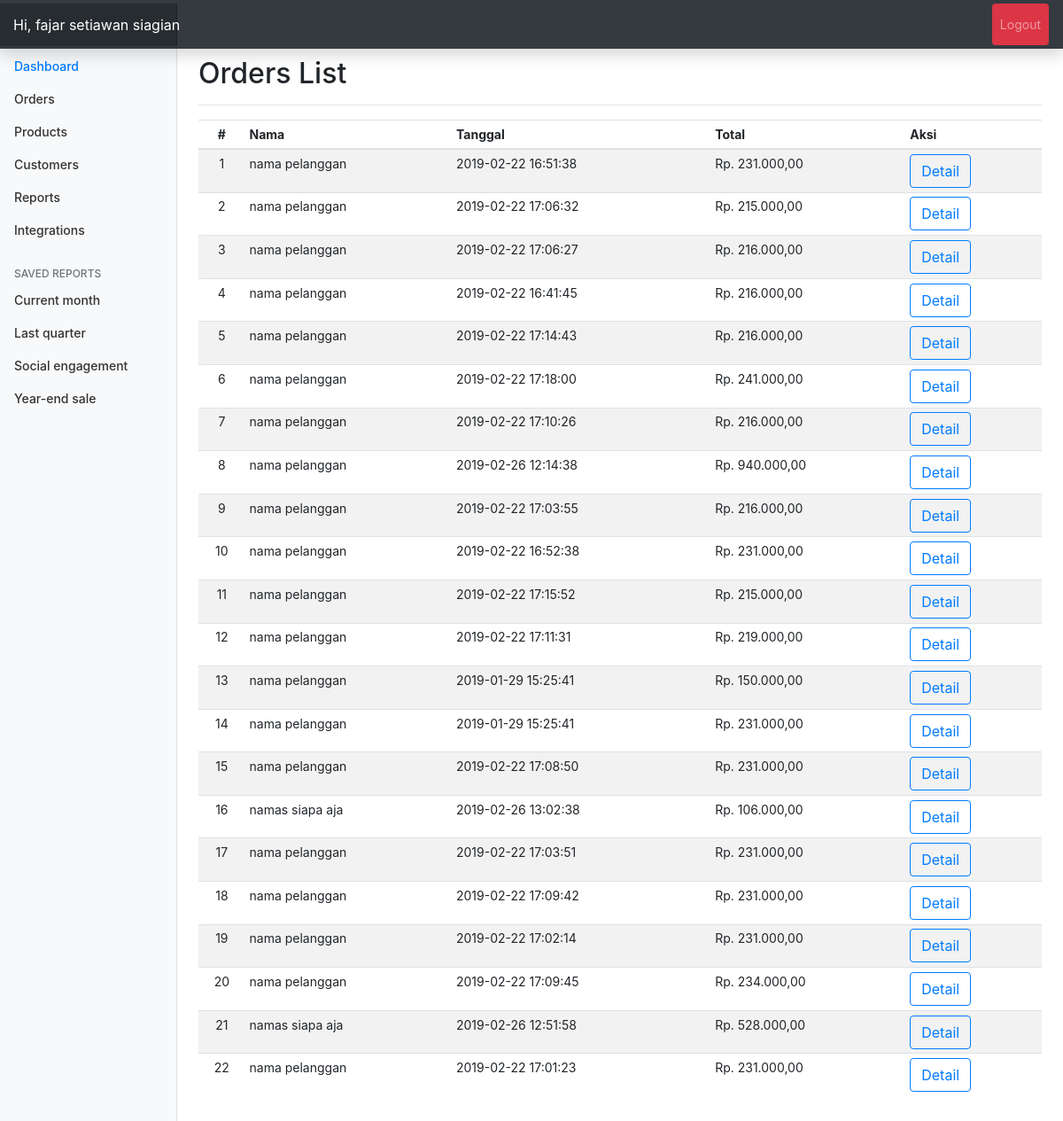
The app's page /admin/index.php?page=orders (signed in) with its own data.
### tables this page shows
CREATE TABLE `orders` (
  `id_orders` varchar(50) NOT NULL,
  `id_pelanggan` varchar(50) NOT NULL,
  `id_ongkir` int(10) NOT NULL,
  `total_orders` decimal(10,0) NOT NULL,
  `kota` varchar(100) NOT NULL,
  `tarif` decimal(10,0) NOT NULL,
  `alamat_kirim` text NOT NULL,
  `created_at` datetime NOT NULL DEFAULT CURRENT_TIMESTAMP
);

CREATE TABLE `customers` (
  `id_pelanggan` varchar(50) NOT NULL,
  `email_pelanggan` varchar(100) NOT NULL,
  `pass_pelanggan` varchar(100) NOT NULL,
  `nm_pelanggan` varchar(255) NOT NULL,
  `telp_pelanggan` varchar(20) NOT NULL,
  `alamat` text NOT NULL,
  `registered` datetime NOT NULL DEFAULT CURRENT_TIMESTAMP
);

### function/rupiah.php (called while the page is built)
<?php
function rupiah($angka){
	$hasil = "Rp.  " . number_format($angka, 2, ',', '.');
	return $hasil;
}
?>

### admin/orders.php (the view)
<div class="d-flex justify-content-between flex-wrap flex-md-nowrap align-items-center pt-3 pb-2 mb-3 border-bottom">
	<h1 class="h2">Orders List</h1>
</div>
<div class="table-responsive">
	<table class="table table-striped table-sm">
		<thead>
			<tr>
				<th class="text-center">#</th>
				<th>Nama</th>
				<th>Tanggal</th>
				<th>Total</th>
				<th>Aksi</th>
			</tr>
		</thead>
		<tbody>
			<?php
			$no = 1;
			$query_orders = "SELECT
							    orders.*,
							    customers.nm_pelanggan
							FROM
							    orders
							LEFT JOIN customers USING(id_pelanggan)";
			$sql_orders = mysqli_query($koneksi, $query_orders) or die(mysqli_error($koneksi));
			while($orders = mysqli_fetch_assoc($sql_orders)):
			?>
			<tr>
				<td align="center"><?=$no++;?></td>
				<td><?=$orders['nm_pelanggan'];?></td>
				<td><?=$orders['created_at'];?></td>
				<td><?=rupiah($orders['total_orders']);?></td>
				<td>
					<a href="index.php?page=detail&id=<?=$orders['id_orders'];?>" class="btn btn-outline-primary">Detail</a>
				</td>
			</tr>
			<?php
			endwhile;
			?>
		</tbody>
	</table>
</div>

### admin/assets/css/admin.css (style rules this page uses)
body { font-size: .875rem; }

### records on screen
orders: id_pelanggan.nm_pelanggan "nama pelanggan", created_at "2019-02-22 16:51:38", total_orders "Rp. 231.000,00"
orders: id_pelanggan.nm_pelanggan "nama pelanggan", created_at "2019-02-22 17:06:32", total_orders "Rp. 215.000,00"
orders: id_pelanggan.nm_pelanggan "nama pelanggan", created_at "2019-02-22 17:06:27", total_orders "Rp. 216.000,00"
orders: id_pelanggan.nm_pelanggan "nama pelanggan", created_at "2019-02-22 16:41:45", total_orders "Rp. 216.000,00"
orders: id_pelanggan.nm_pelanggan "nama pelanggan", created_at "2019-02-22 17:14:43", total_orders "Rp. 216.000,00"
orders: id_pelanggan.nm_pelanggan "nama pelanggan", created_at "2019-02-22 17:18:00", total_orders "Rp. 241.000,00"
orders: id_pelanggan.nm_pelanggan "nama pelanggan", created_at "2019-02-22 17:10:26", total_orders "Rp. 216.000,00"
orders: id_pelanggan.nm_pelanggan "nama pelanggan", created_at "2019-02-26 12:14:38", total_orders "Rp. 940.000,00"
orders: id_pelanggan.nm_pelanggan "nama pelanggan", created_at "2019-02-22 17:03:55", total_orders "Rp. 216.000,00"
orders: id_pelanggan.nm_pelanggan "nama pelanggan", created_at "2019-02-22 16:52:38", total_orders "Rp. 231.000,00"
orders: id_pelanggan.nm_pelanggan "nama pelanggan", created_at "2019-02-22 17:15:52", total_orders "Rp. 215.000,00"
orders: id_pelanggan.nm_pelanggan "nama pelanggan", created_at "2019-02-22 17:11:31", total_orders "Rp. 219.000,00"
orders: id_pelanggan.nm_pelanggan "nama pelanggan", created_at "2019-01-29 15:25:41", total_orders "Rp. 150.000,00"
orders: id_pelanggan.nm_pelanggan "nama pelanggan", created_at "2019-01-29 15:25:41", total_orders "Rp. 231.000,00"
orders: id_pelanggan.nm_pelanggan "nama pelanggan", created_at "2019-02-22 17:08:50", total_orders "Rp. 231.000,00"
orders: id_pelanggan.nm_pelanggan "namas siapa aja", created_at "2019-02-26 13:02:38", total_orders "Rp. 106.000,00"
orders: id_pelanggan.nm_pelanggan "nama pelanggan", created_at "2019-02-22 17:03:51", total_orders "Rp. 231.000,00"
orders: id_pelanggan.nm_pelanggan "nama pelanggan", created_at "2019-02-22 17:09:42", total_orders "Rp. 231.000,00"
orders: id_pelanggan.nm_pelanggan "nama pelanggan", created_at "2019-02-22 17:02:14", total_orders "Rp. 231.000,00"
orders: id_pelanggan.nm_pelanggan "nama pelanggan", created_at "2019-02-22 17:09:45", total_orders "Rp. 234.000,00"
orders: id_pelanggan.nm_pelanggan "namas siapa aja", created_at "2019-02-26 12:51:58", total_orders "Rp. 528.000,00"
orders: id_pelanggan.nm_pelanggan "nama pelanggan", created_at "2019-02-22 17:01:23", total_orders "Rp. 231.000,00"

### other values on screen
$admin "fajar setiawan siagian"
